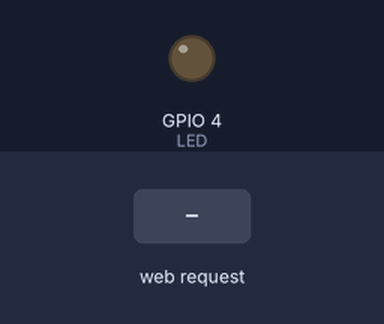
Recording of a sketch running on a simulated ESP32. Parts: output pins drawn as LEDs (lit = HIGH). Inputs (shaded band) come from the test bench. WiFi joins after 1.5 s; servers stay silent unless stated; the camera gives no picture; what the sketch prints to the serial monitor is not drawn.

Above: at 3.0 s.
3.1 s: HTTP request GET /ledon received
At 3.4 s:
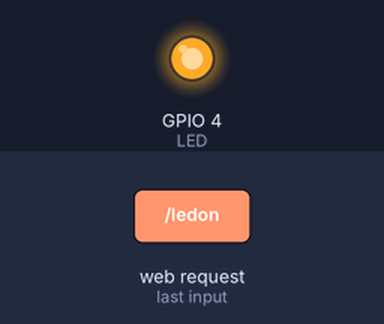
4.6 s: HTTP request GET /ledoff received
At 5.7 s:
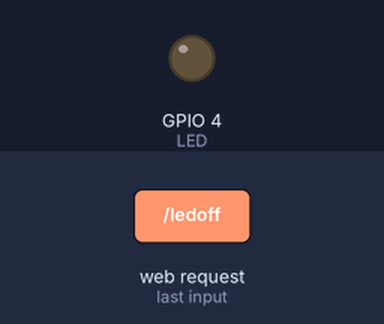
Timing chart, 0 to 7.6 s (numbered marks = the images above; inputs shaded):
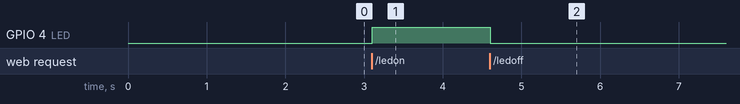

Measured:
- after the input at 3.1 s, GPIO 4 (LED): LOW → HIGH at once
- after the input at 4.6 s, GPIO 4 (LED): HIGH → LOW at once

The sketch:

skVideoESP32.ino
```cpp
#include "esp_camera.h"
#include <WiFi.h>
#include <ESPAsyncWebServer.h>

#include "soc/soc.h"
#include "soc/rtc_cntl_reg.h"

//
// WARNING!!! Make sure that you have either selected ESP32 Wrover Module,
//            or another board which has PSRAM enabled
//

// Select camera model
//#define CAMERA_MODEL_WROVER_KIT
//#define CAMERA_MODEL_ESP_EYE
//#define CAMERA_MODEL_M5STACK_PSRAM
//#define CAMERA_MODEL_M5STACK_WIDE
#define CAMERA_MODEL_AI_THINKER

#include "camera_pins.h"

#define ON  0
#define OFF 1

#define LED  4

const char* ssid = "Wireless-N";
const char* password = "z123456z";

int n_attempts;

AsyncWebServer webserver(85);

void startCameraServer();

void setup() {

  WRITE_PERI_REG(RTC_CNTL_BROWN_OUT_REG, 0);
  Serial.begin(115200);
  Serial.setDebugOutput(true);
  Serial.println();

  pinMode(LED, OUTPUT);

  camera_config_t config;
  config.ledc_channel = LEDC_CHANNEL_0;
  config.ledc_timer = LEDC_TIMER_0;
  config.pin_d0 = Y2_GPIO_NUM;
  config.pin_d1 = Y3_GPIO_NUM;
  config.pin_d2 = Y4_GPIO_NUM;
  config.pin_d3 = Y5_GPIO_NUM;
  config.pin_d4 = Y6_GPIO_NUM;
  config.pin_d5 = Y7_GPIO_NUM;
  config.pin_d6 = Y8_GPIO_NUM;
  config.pin_d7 = Y9_GPIO_NUM;
  config.pin_xclk = XCLK_GPIO_NUM;
  config.pin_pclk = PCLK_GPIO_NUM;
  config.pin_vsync = VSYNC_GPIO_NUM;
  config.pin_href = HREF_GPIO_NUM;
  config.pin_sscb_sda = SIOD_GPIO_NUM;
  config.pin_sscb_scl = SIOC_GPIO_NUM;
  config.pin_pwdn = PWDN_GPIO_NUM;
  config.pin_reset = RESET_GPIO_NUM;
  config.xclk_freq_hz = 20000000;
  config.pixel_format = PIXFORMAT_JPEG;
  //init with high specs to pre-allocate larger buffers
  if (psramFound()) {
    config.frame_size = FRAMESIZE_UXGA;
    config.jpeg_quality = 10;
    config.fb_count = 2;
  } else {
    config.frame_size = FRAMESIZE_SVGA;
    config.jpeg_quality = 12;
    config.fb_count = 1;
  }

#if defined(CAMERA_MODEL_ESP_EYE)
  pinMode(13, INPUT_PULLUP);
  pinMode(14, INPUT_PULLUP);
#endif

  // camera init
  esp_err_t err = esp_camera_init(&config);
  if (err != ESP_OK) {
    Serial.printf("Camera init failed with error 0x%x", err);
    return;
  }

  sensor_t * s = esp_camera_sensor_get();
  //initial sensors are flipped vertically and colors are a bit saturated
  if (s->id.PID == OV3660_PID) {
    s->set_vflip(s, 1);//flip it back
    s->set_brightness(s, 1);//up the blightness just a bit
    s->set_saturation(s, -2);//lower the saturation
  }
  //drop down frame size for higher initial frame rate
  s->set_framesize(s, FRAMESIZE_QVGA);

  WiFi.mode(WIFI_STA);
  WiFi.begin(ssid, password);
  WiFi.config(IPAddress(192, 168, 1, 247), IPAddress(192, 168, 1, 1), IPAddress(255, 255, 255, 0));

  while (WiFi.status() != WL_CONNECTED) {
    delay(500);
    Serial.print(".");
    n_attempts++;

    if (n_attempts > 5) {
      Serial.println("Restarting");
      ESP.restart();
    }
  }

#if defined(CAMERA_MODEL_M5STACK_WIDE)
  s->set_vflip(s, 1);
  s->set_hmirror(s, 1);
#endif

  Serial.println("");
  Serial.println("WiFi connected");

  startCameraServer();

  Serial.print("Camera Ready! Use 'http://");
  Serial.print(WiFi.localIP());
  Serial.println("' to connect");

  webserver.on("/ledon", HTTP_GET, [](AsyncWebServerRequest * request) {

    String salJSON = "{\"luz\":";
    salJSON += "\"ON\"";
    salJSON += "}";

    digitalWrite(LED, OFF);

    AsyncWebServerResponse *response = request->beginResponse(200, "text/json", salJSON);
    response->addHeader("Access-Control-Allow-Origin", "*");
    request->send(response);

  });

  webserver.on("/ledoff", HTTP_GET, [](AsyncWebServerRequest * request) {

    String salJSON = "{\"luz\":";
    salJSON += "\"OFF\"";
    salJSON += "}";

    digitalWrite(LED, ON);

    AsyncWebServerResponse *response = request->beginResponse(200, "text/json", salJSON);
    response->addHeader("Access-Control-Allow-Origin", "*");
    request->send(response);

  });


  webserver.begin();

}

void loop() {
  // put your main code here, to run repeatedly:
  delay(10000);
}
```

camera_pins.h
```cpp
#if defined(CAMERA_MODEL_WROVER_KIT)
#define PWDN_GPIO_NUM    -1
#define RESET_GPIO_NUM   -1
#define XCLK_GPIO_NUM    21
#define SIOD_GPIO_NUM    26
#define SIOC_GPIO_NUM    27

#define Y9_GPIO_NUM      35
#define Y8_GPIO_NUM      34
#define Y7_GPIO_NUM      39
#define Y6_GPIO_NUM      36
#define Y5_GPIO_NUM      19
#define Y4_GPIO_NUM      18
#define Y3_GPIO_NUM       5
#define Y2_GPIO_NUM       4
#define VSYNC_GPIO_NUM   25
#define HREF_GPIO_NUM    23
#define PCLK_GPIO_NUM    22

#elif defined(CAMERA_MODEL_ESP_EYE)
#define PWDN_GPIO_NUM    -1
#define RESET_GPIO_NUM   -1
#define XCLK_GPIO_NUM    4
#define SIOD_GPIO_NUM    18
#define SIOC_GPIO_NUM    23

#define Y9_GPIO_NUM      36
#define Y8_GPIO_NUM      37
#define Y7_GPIO_NUM      38
#define Y6_GPIO_NUM      39
#define Y5_GPIO_NUM      35
#define Y4_GPIO_NUM      14
#define Y3_GPIO_NUM      13
#define Y2_GPIO_NUM      34
#define VSYNC_GPIO_NUM   5
#define HREF_GPIO_NUM    27
#define PCLK_GPIO_NUM    25

#elif defined(CAMERA_MODEL_M5STACK_PSRAM)
#define PWDN_GPIO_NUM     -1
#define RESET_GPIO_NUM    15
#define XCLK_GPIO_NUM     27
#define SIOD_GPIO_NUM     25
#define SIOC_GPIO_NUM     23

#define Y9_GPIO_NUM       19
#define Y8_GPIO_NUM       36
#define Y7_GPIO_NUM       18
#define Y6_GPIO_NUM       39
#define Y5_GPIO_NUM        5
#define Y4_GPIO_NUM       34
#define Y3_GPIO_NUM       35
#define Y2_GPIO_NUM       32
#define VSYNC_GPIO_NUM    22
#define HREF_GPIO_NUM     26
#define PCLK_GPIO_NUM     21

#elif defined(CAMERA_MODEL_M5STACK_WIDE)
#define PWDN_GPIO_NUM     -1
#define RESET_GPIO_NUM    15
#define XCLK_GPIO_NUM     27
#define SIOD_GPIO_NUM     22
#define SIOC_GPIO_NUM     23

#define Y9_GPIO_NUM       19
#define Y8_GPIO_NUM       36
#define Y7_GPIO_NUM       18
#define Y6_GPIO_NUM       39
#define Y5_GPIO_NUM        5
#define Y4_GPIO_NUM       34
#define Y3_GPIO_NUM       35
#define Y2_GPIO_NUM       32
#define VSYNC_GPIO_NUM    25
#define HREF_GPIO_NUM     26
#define PCLK_GPIO_NUM     21

#elif defined(CAMERA_MODEL_AI_THINKER)
#define PWDN_GPIO_NUM     32
#define RESET_GPIO_NUM    -1
#define XCLK_GPIO_NUM      0
#define SIOD_GPIO_NUM     26
#define SIOC_GPIO_NUM     27

#define Y9_GPIO_NUM       35
#define Y8_GPIO_NUM       34
#define Y7_GPIO_NUM       39
#define Y6_GPIO_NUM       36
#define Y5_GPIO_NUM       21
#define Y4_GPIO_NUM       19
#define Y3_GPIO_NUM       18
#define Y2_GPIO_NUM        5
#define VSYNC_GPIO_NUM    25
#define HREF_GPIO_NUM     23
#define PCLK_GPIO_NUM     22

#else
#error "Camera model not selected"
#endif
```
